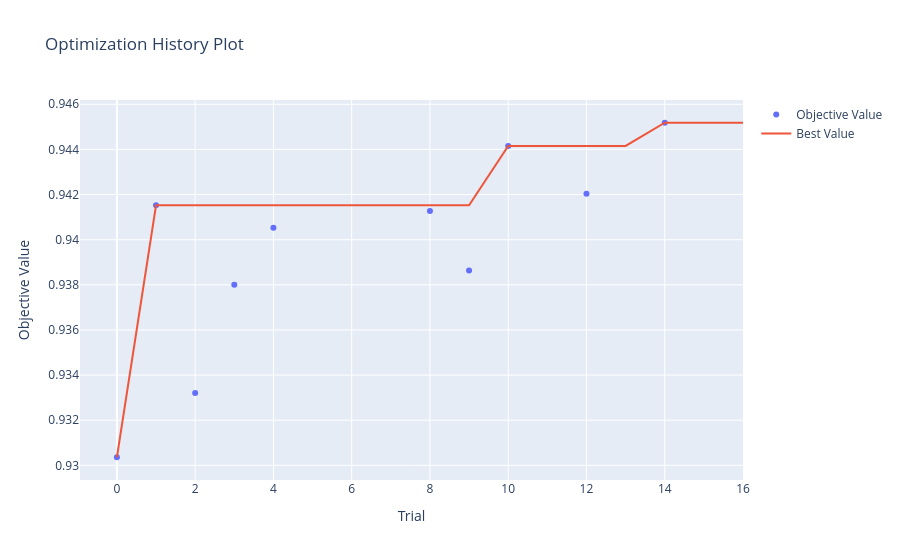

Notebook code cell kept with this figure:
### Code cell
plot_optimization_history(study)

### Figure 1 — Plotly figure (JSON) as saved in the notebook; plotly's stock layout.template omitted (floating-point values rounded to 4 significant figures)
{"data": [{"mode": "markers", "name": "Objective Value", "type": "scatter", "x": [0, 1, 2, 3, 4, 8, 9, 10, 12, 14], "y": [0.9304, 0.9415, 0.9332, 0.938, 0.9405, 0.9413, 0.9386, 0.9442, 0.942, 0.9452]}, {"mode": "lines", "name": "Best Value", "type": "scatter", "x": [0, 1, 2, 3, 4, 5, 6, 7, 8, 9, 10, 11, 12, 13, 14, 15, 16], "y": [0.9304, 0.9415, 0.9415, 0.9415, 0.9415, 0.9415, 0.9415, 0.9415, 0.9415, 0.9415, 0.9442, 0.9442, 0.9442, 0.9442, 0.9452, 0.9452, 0.9452]}, {"marker": {"color": "#cccccc"}, "mode": "markers", "name": "Infeasible Trial", "showlegend": false, "type": "scatter", "x": [], "y": []}], "layout": {"title": {"text": "Optimization History Plot"}, "xaxis": {"title": {"text": "Trial"}}, "yaxis": {"title": {"text": "Objective Value"}}}}
